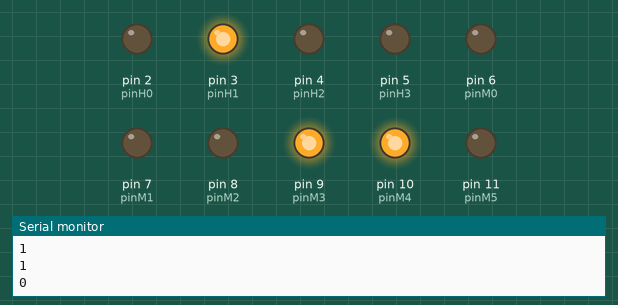
The sketch below on a simulated Arduino Uno, built with avr-gcc and run on an emulated ATmega328P. Shown: output pins drawn as LEDs (lit = HIGH), the last lines printed to the serial monitor. The local clock reads 2024-03-15 10:24:30 at power-on unless the sketch sets it.

Above: at 0.1 s.
At 30.1 s:
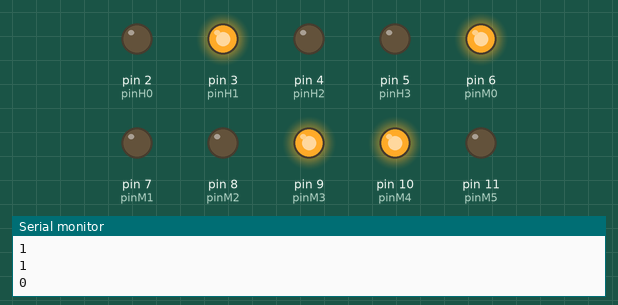
At 90.1 s:
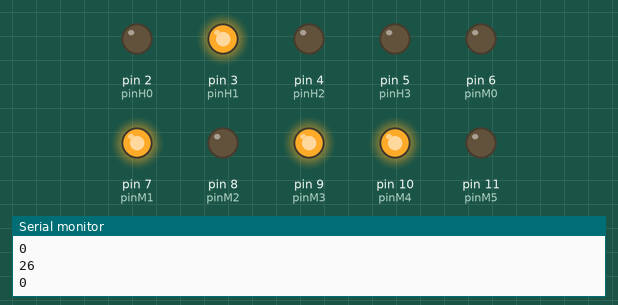
Timing chart, 0 to 91.6 s (numbered marks = the images above):
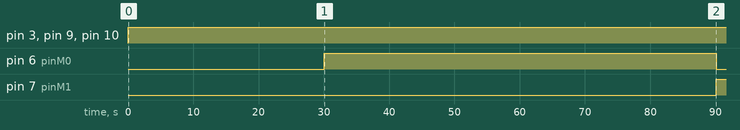

The sketch:

relogio_binario.ino
```cpp
#include <Wire.h> //include Wire.h library
#include "RTClib.h" //include Adafruit RTC library
#define pinH0 2
#define pinH1 3
#define pinH2 4
#define pinH3 5
#define pinM0 6
#define pinM1 7
#define pinM2 8
#define pinM3 9
#define pinM4 10
#define pinM5 11

RTC_DS3231 rtc; //Make a RTC DS3231 object
int i;
void displayHora(int h) {
  Serial.println(h);
  for(i=0;i<4;i++){
    Serial.println( (h & (1<<i))>0);
    digitalWrite(i+2, (h & (1<<i))>0);
  }
}

void displayMinutos(int m){
  Serial.println(m);
  for(i=0;i<6;i++){
    Serial.println( (m & (1<<i))>0);
    digitalWrite(i+6, (m & (1<<i))>0);
  }
}

void setup() {
  pinMode(pinH0,OUTPUT);
  pinMode(pinH1,OUTPUT);
  pinMode(pinH2,OUTPUT);
  pinMode(pinH3,OUTPUT);
  pinMode(pinM0,OUTPUT);
  pinMode(pinM1,OUTPUT);
  pinMode(pinM2,OUTPUT);
  pinMode(pinM3,OUTPUT);
  pinMode(pinM4,OUTPUT);
  pinMode(pinM5,OUTPUT);

  Serial.begin(9600); //Begin the Serial at 9600 Baud

  //Print the message if RTC is not available
  if (! rtc.begin()) {
    Serial.println("Couldn't find RTC");
    while (1);
  }
  //Setup of time if RTC lost power or time is not set
  if (rtc.lostPower()) {
    //Sets the code compilation time to RTC DS3231
    rtc.adjust(DateTime(F(__DATE__), F(__TIME__)));
  }

}

void loop() {
  // put your main code here, to run repeatedly:
  DateTime now = rtc.now();
  displayHora(abs(now.hour()-12));
  displayMinutos(now.minute());
  delay(3000);
}
```

Measured:
- by itself, pin 3 (pinH1), pin 9 (pinM3), pin 10 (pinM4): LOW → HIGH at 0.00 s
- by itself, pin 6 (pinM0): LOW → HIGH at 30.0 s, → LOW 60.1 s later
- by itself, pin 7 (pinM1): LOW → HIGH at 90.1 s
